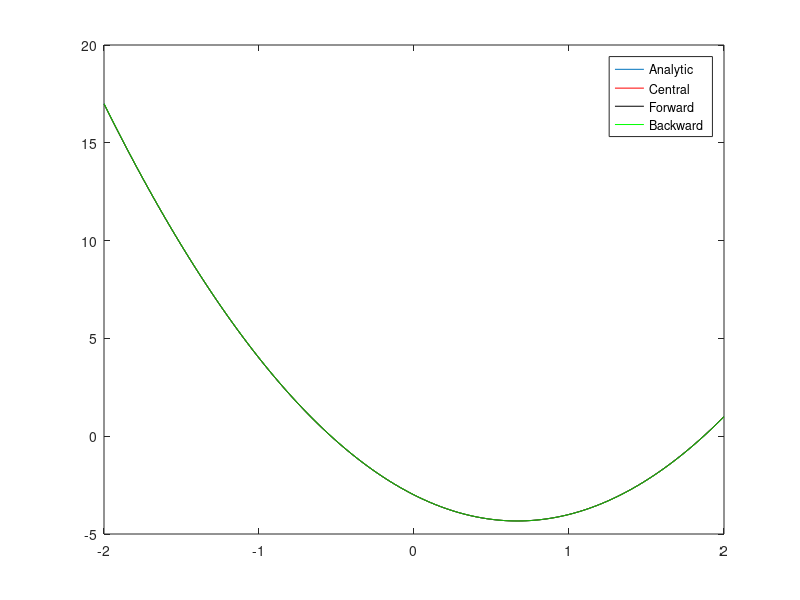

Source code (MATLAB):
%%
Fun = @(x) x.^3-2*x.^2-3*x; 
dFun = @(x) 3*x.^2-4*x-3;
%%
x=linspace(-2,2,4000);
F=Fun(x);
h=x(2)-x(1);
xCentral=x(2:end-1);
dFCenteral=(F(3:end)-F(1:end-2))/(2*h);
xForward=x(1:end-1);
dFForward=(F(2:end)-F(1:end-1))/h;
xBackward=x(2:end);
dFBackward=(F(2:end)-F(1:end-1))/h;
%%
plot(x,dFun(x));
hold on
plot(xCentral,dFCenteral,'r')
plot(xForward,dFForward,'k');
plot(xBackward,dFBackward,'g');
legend('Analytic','Central','Forward','Backward')